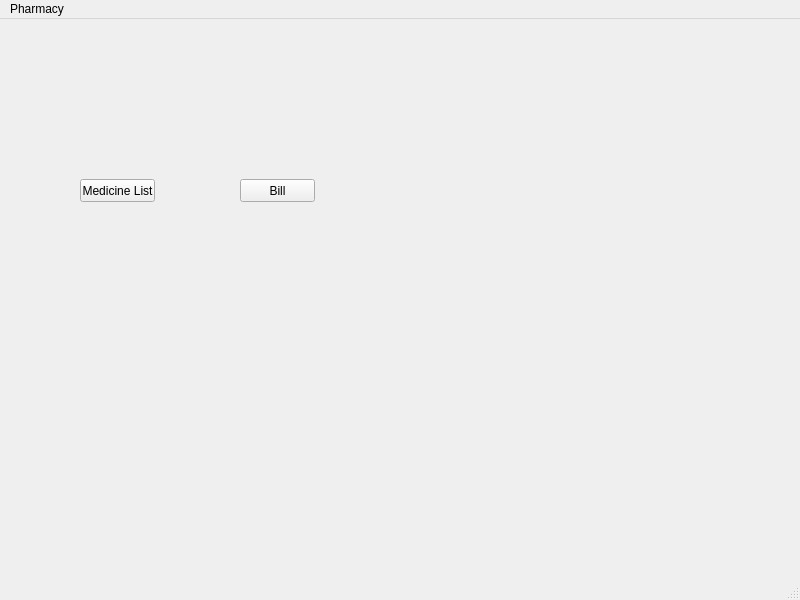
<?xml version="1.0" encoding="UTF-8"?>
<ui version="4.0">
 <class>MainWindowP</class>
 <widget class="QMainWindow" name="MainWindowP">
  <property name="geometry">
   <rect>
    <x>0</x>
    <y>0</y>
    <width>800</width>
    <height>600</height>
   </rect>
  </property>
  <property name="windowTitle">
   <string>MainWindow</string>
  </property>
  <widget class="QWidget" name="centralwidget">
   <widget class="QPushButton" name="pushButton">
    <property name="geometry">
     <rect>
      <x>80</x>
      <y>160</y>
      <width>75</width>
      <height>23</height>
     </rect>
    </property>
    <property name="text">
     <string>Medicine List</string>
    </property>
   </widget>
   <widget class="QPushButton" name="pushButton_bill">
    <property name="geometry">
     <rect>
      <x>240</x>
      <y>160</y>
      <width>75</width>
      <height>23</height>
     </rect>
    </property>
    <property name="text">
     <string>Bill</string>
    </property>
   </widget>
  </widget>
  <widget class="QMenuBar" name="menubar">
   <property name="geometry">
    <rect>
     <x>0</x>
     <y>0</y>
     <width>800</width>
     <height>21</height>
    </rect>
   </property>
   <widget class="QMenu" name="menuPharmacy">
    <property name="title">
     <string>Pharmacy</string>
    </property>
   </widget>
   <addaction name="menuPharmacy"/>
  </widget>
  <widget class="QStatusBar" name="statusbar"/>
 </widget>
 <resources/>
 <connections/>
</ui>
